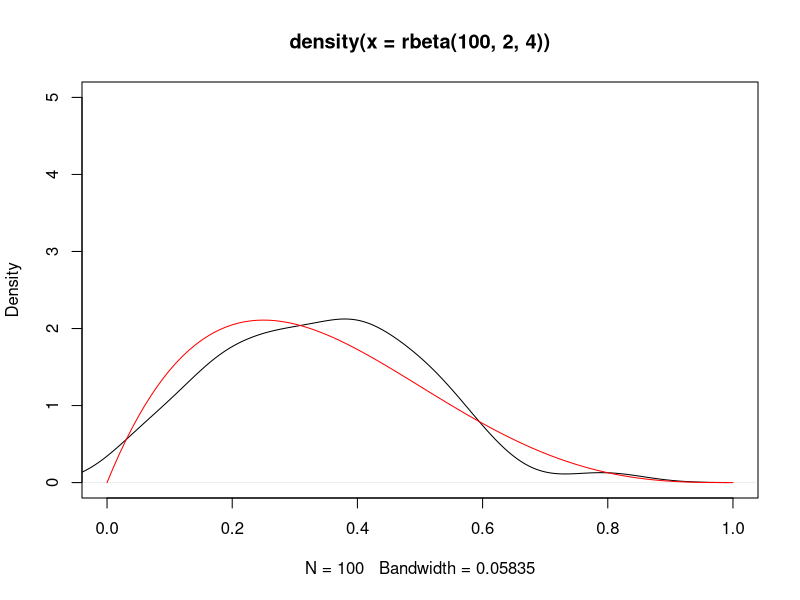
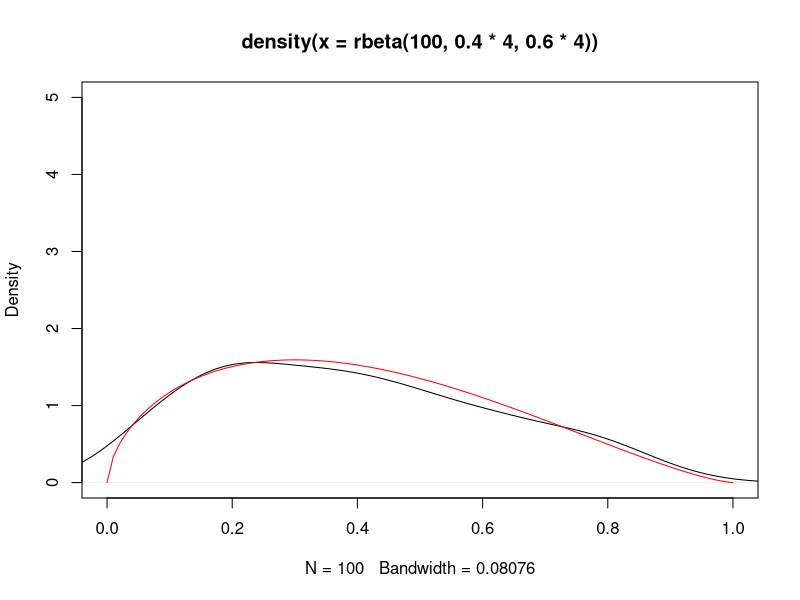

Source code (R) for these figures, in order:
# a person asking 10 people on dates repeatedly for 100 times
sec.dates=rep(NULL, 100)
for(i in 1:100){
  sec.dates[i]=sum(rbinom(10,1,0.3))
}
sec.dates


# 100 different people asking 10 people on dates
sec.dates2=rep(NULL, 100)
for(i in 1:100){
  sec.dates2[i]=sum(rbinom(10,1,rbeta(1, 0.3*3,0.7*3)))
}
sec.dates2

# beta dist
plot(density(rbeta(100,2,4)), xlim=c(0,1),ylim=c(0,5))
curve(dbeta(x,2,4),add=T, col="red")

plot(density(rbeta(100,0.4*4,0.6*4)), xlim=c(0,1),ylim=c(0,5))
curve(dbeta(x,0.4*4,0.6*4),add=T, col="red")
